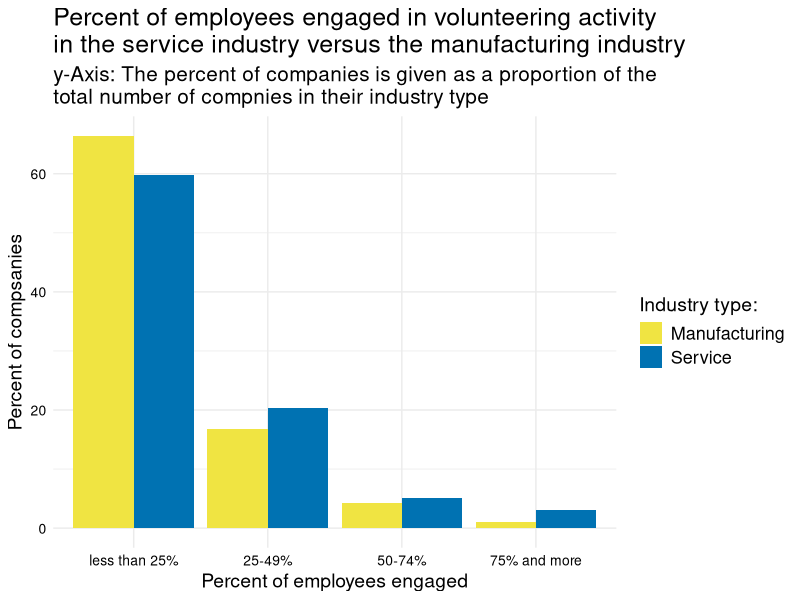
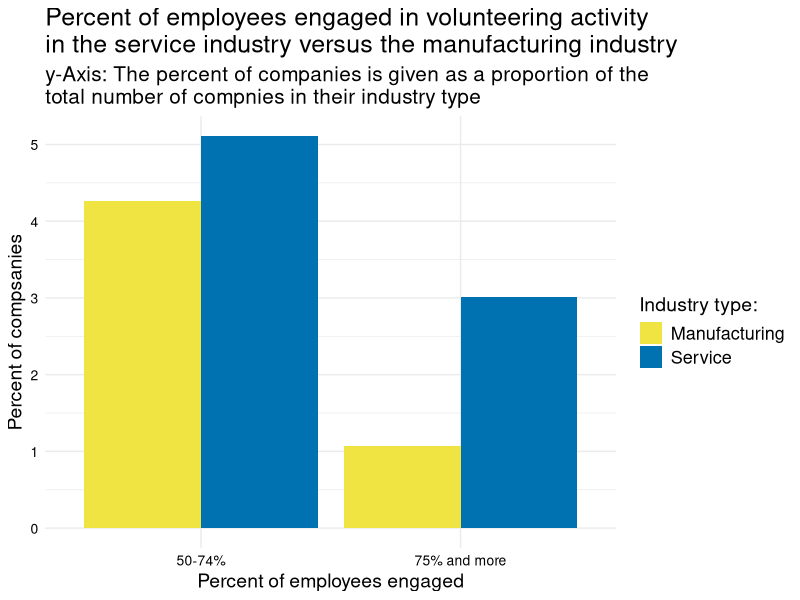
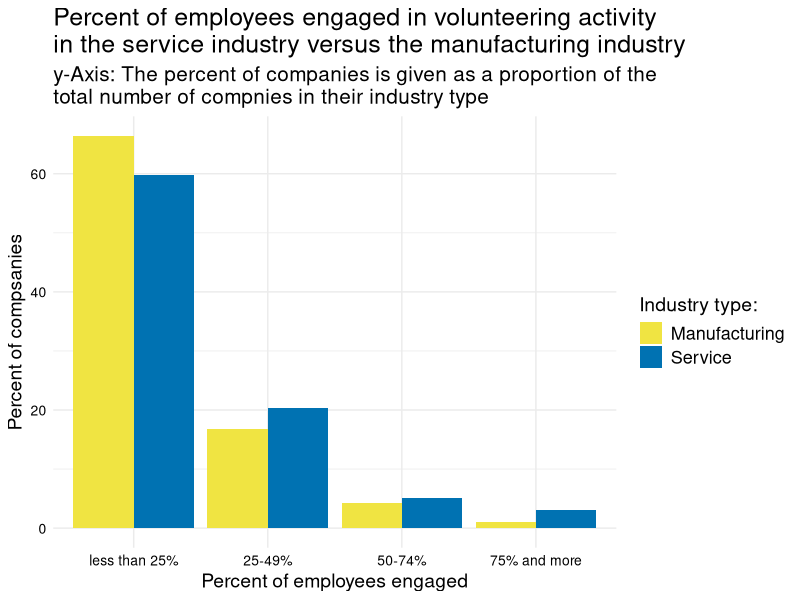
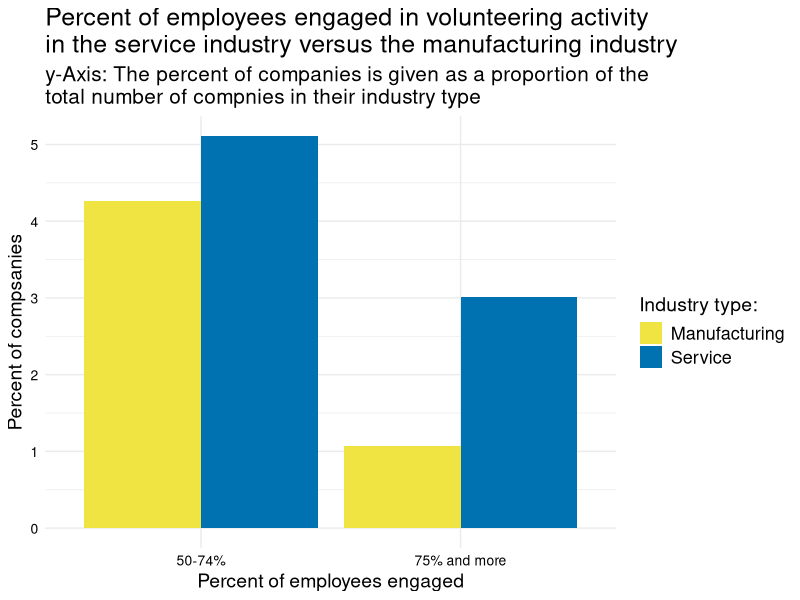

Generate these figures, in order, with R:
## ---- chunk 1
knitr::opts_chunk$set(echo = TRUE)
## ---- chunk 2
library(readxl)
library(dplyr)
library(ggplot2)
library(tidyr)
data<-read_excel("MUE.2022.for.LMU.xlsx")
data
data <- data %>% filter(!(E001 %in% c(-1, -9)))
data$E001<-as.character(data$E001)
data$E001 <- case_when(
  data$E001 == 1 ~ "less than 25%",
  data$E001 == 2 ~ "25-49%",
  data$E001 == 3 ~ "50-74%",
  data$E001 == 4 ~ "75% and more",
  data$E001 == -1 ~ "Don't know",
  data$E001 == -9 ~ "Not answered",
  TRUE ~ "Other"
  )
service<-subset(data,A003 %in% c(1,3,8,9,10,11,14,18,19))
service
manufacturing<-subset(data,A003 %in% c(2,4,5,6,7,16,17,20))
manufacturing
all_categories <- data.frame(E001 = 
                               factor(c("less than 25%", "25-49%", "50-74%", 
                                        "75% and more"),
                               levels=c("less than 25%", "25-49%", "50-74%",
                                        "75% and more")))
all_categories
service_counts <- table(service$E001)
service_counts
manufacturing_counts <- table(manufacturing$E001)
manufacturing_counts
all_service_counts <- merge(all_categories, data.frame(E001 = names(service_counts), Count = as.numeric(service_counts)))
all_service_counts[is.na(all_service_counts)]<-0
all_service_counts
all_manufacturing_counts <- merge(all_categories, data.frame(E001 = names(manufacturing_counts), Count = as.numeric(manufacturing_counts)))
all_manufacturing_counts[is.na(all_manufacturing_counts)]<-0
all_manufacturing_counts
all_service_counts$E001<-factor(all_service_counts$E001,levels = c("less than 25%", "25-49%", "50-74%", "75% and more"))
all_manufacturing_counts$E001<-factor(all_manufacturing_counts$E001,levels = c("Not answered","Don't know","less than 25%", "25-49%", "50-74%", "75% and more"))
all_categories$E001<-factor(all_categories$E001)
all_categories$E001
all_service_counts<-na.omit(all_service_counts)
all_service_counts
all_manufacturing_counts<-na.omit(all_manufacturing_counts)
all_manufacturing_counts
n<-nrow(all_service_counts)
new_order<-c(4,5,6,1,2,3)
all_service_counts_new<-all_service_counts[new_order, ]
all_service_counts_new
all_manufacturing_counts_new<-all_manufacturing_counts[new_order, ]
all_manufacturing_counts_new
service_total <- nrow(service)
manufacturing_total <- nrow(manufacturing)
service_total
manufacturing_total
service_percentages <- prop.table(table(service$E001)) * 100
manufacturing_percentages <- prop.table(table(manufacturing$E001)) * 100
percentages_df <- data.frame(
  Response = factor(names(service_percentages), levels = names(service_percentages)),
  Service_Industry = as.numeric(service_percentages),
  Manufacturing_Industry = as.numeric(manufacturing_percentages)
)
percentages_df <- percentages_df %>%
  pivot_longer(cols = c("Service_Industry", "Manufacturing_Industry"), names_to = "Industry", values_to = "Percentage")
order <- c("less than 25%", "25-49%", "50-74%", "75% and more")
percentages_df$Response <- factor(percentages_df$Response, levels = order)
percentages_df<-na.omit(percentages_df)
percentages_df
ggplot(percentages_df, aes(x = Response, y = Percentage, fill = Industry)) +
  geom_bar(stat = "identity", position = "dodge") +
  labs(title = "Percent of employees engaged in volunteering activity
in the service industry versus the manufacturing industry",
subtitle = "y-Axis: The percent of companies is given as a proportion of the 
total number of compnies in their industry type",
       x = "Percent of employees engaged",
       y = "Percent of compsanies") +
  theme_minimal() +
  scale_fill_manual(name ="Industry type:", labels = c("Manufacturing","Service"),   values=c("#F0E442","#0072B2"))+
theme(title=element_text(size = 15),axis.title = element_text(size = 14),axis.text= element_text(colour="black", size = 10), legend.text=element_text(size = 13),legend.title=element_text(size = 14))
  
ggsave("4.1question.jpeg",device = "jpeg",width = 9,height = 6)

percentages_df%>%
  filter(Response!="less than 25%",Response!="25-49%")%>%
ggplot(aes(x = Response, y = Percentage, fill = Industry)) +
  geom_bar(stat = "identity", position = "dodge") +
  labs(title = "Percent of employees engaged in volunteering activity
in the service industry versus the manufacturing industry",
subtitle = "y-Axis: The percent of companies is given as a proportion of the 
total number of compnies in their industry type",
       x = "Percent of employees engaged",
       y = "Percent of compsanies") +
  theme_minimal() +
  scale_fill_manual(name ="Industry type:", labels = c("Manufacturing","Service"),   values=c("#F0E442","#0072B2"))+
theme(title=element_text(size = 15),axis.title = element_text(size = 14),axis.text= element_text(colour="black", size = 10), legend.text=element_text(size = 13),legend.title=element_text(size = 14))

ggsave("4.2question.jpeg",device = "jpeg",width = 9,height = 6)
